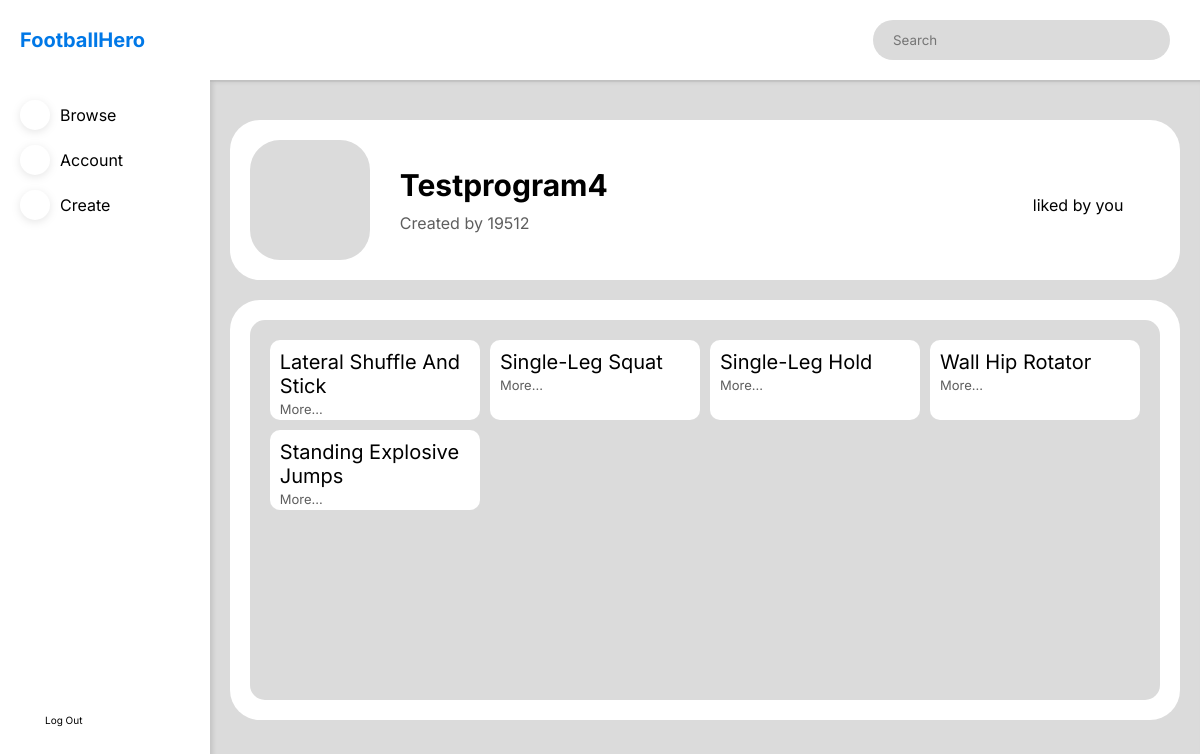
The app's page /program/5 (signed in) with its own data.
### website/models.py (models this page shows)
class Program(db.Model):
    id = db.Column(db.Integer, primary_key=True)
    name = db.Column(db.String(150), nullable=False)
    user_id = db.Column(db.Integer, db.ForeignKey('user.id'), nullable=False)
    description = db.Column(db.String(3000))
    exercises = db.relationship(
        'Exercise',
        secondary=ExerciseProgram,
        backref='exercises'
    )

class User(db.Model, UserMixin):
    id = db.Column(db.Integer, primary_key=True)
    username = db.Column(db.String(150), unique=True, nullable=False)
    email = db.Column(db.String(150), unique=True)
    password = db.Column(db.String(200))
    verified = db.Column(db.Boolean, default=False)
    programs = db.relationship('Program')
    favorites = db.relationship(
        'Program',
        secondary=FavoriteProgram,
        backref=db.backref('favoriteprograms'),
        lazy='dynamic'
    )

class Exercise(db.Model):
    id = db.Column(db.Integer, primary_key=True)
    name = db.Column(db.String(150), nullable=False)
    type_id = db.Column(db.Integer, db.ForeignKey('type.id'), nullable=False)
    Instructions = db.Column(db.String(1000))

### website/dashboard.py (the view)
@dashboard.route('/program/<int:id>')
@login_required
def program(id):
    program_info = db.session\
        .query(
            Program.id,
            Program.name,
            Program.description,
            User.username
        )\
        .join(User)\
        .filter(Program.id == id)\
        .first()
    if not program_info:
        abort(404)
    exercises = Program.query.filter(Program.id == id).first().exercises
    user_id = current_user.id
    user_like = db.session\
        .query(FavoriteProgram)\
        .filter(
            (FavoriteProgram.columns.user_id == int(user_id)) &
            (FavoriteProgram.columns.program_id == int(id))
        )\
        .first()
    if user_like:
        liked_by_user = True
    else:
        liked_by_user = False
    likes = db.session.query(FavoriteProgram).filter(
        (FavoriteProgram.columns.program_id == int(id))).count()
    return render_template(
        'program.html',
        username=current_user.username,
        program_info=program_info,
        exercises=exercises,
        liked_by_user=liked_by_user,
        likes=likes
    )

### website/templates/program.html (shortened to what this page needs)
{% extends 'dashboard_template.html' %}
{% block content %}
<div class="dashboard-body-element dashboard-body-first dashboard-body-program-first">
    <div class="dashboard-body-icon dashboard-body-tag">
        <span class="iconify" data-icon="akar-icons:folder"></span>
    </div>
    <div class='dashboard-program-info-wrapper'>
        <div class="dashboard-body-tag dashboard-body-tag-info">
            <p>{{program_info[1] | capitalize}}</p>
            {% if program_info[3] == username %}
            <p>Created by You</p>
            <div class="dashboard-program-info-settings">
                <span class="iconify" data-icon="carbon:settings"></span>
                <a id='dashboard-program-info-settings-copylink'>copy link</a>
                <a id='dashboard-program-info-settings-deletepost'> delete</a>
            </div>
            {% else %}
            <p>Created by {{program_info[3]}} </p>
            {% endif %}
        </div>
        <div class="dashboard-body-tag dashboard-program-actions-wrapper">
            <div class="dashboard-program-actions dashboard-program-actions-likes">
                {% if liked_by_user == True %}
                {% if likes > 1 %}
                <p id='dashboard-program-actions-like-text'>Liked by you and {{likes - 1}} others</p>
                {% else %}
                <p id='dashboard-program-actions-like-text'>liked by you</p>
                {% endif %}
                {% endif %}
            </div>
        </div>
    </div>
</div>
<div class="dashboard-body-element dashboard-program-exercises-wrapper">
    <div class="dashboard-program-exercises">
        {% for exercise in exercises%}
        <div class="dashboard-program-exercise">
            <p class="dashboard-create-modal-exercisesbody-title">{{exercise.name}}</p>
            <a class="dashboard-create-modal-exercisesbody-link"
                onclick="location.href='/exercise/{{exercise.id}}';">more...</a>
        </div>
        {% endfor %}
    </div>
</div>
{% endblock %}

### website/static/styles.css (style rules this page uses)
* { padding: 0; margin: 0; box-sizing: border-box; font-family: "Inter", "Poppins"; }
:root { --main-color: #0078e7; --secondary-color: #dbdbdb; --background-colour: #ffffff; --text-color-1: #000000; --text-color-2: #5e5e5e; --text-color-3: #ffffff; }
html { scroll-behavior: smooth; }
.dashboard-body-first { margin-top: 40px; }
.dashboard-body-icon { height: 120px; width: 120px; background-color: var(--secondary-color); border-radius: 30px; display: flex; align-items: center; justify-content: center; }
.dashboard-body-icon .iconify { width: 60%; height: 60%; color: var(--text-color-2); }
.dashboard-body-tag p:first-child { margin-bottom: 10px; }
.dashboard-body-element { width: 96%; margin-left: auto; margin-right: auto; background-color: var(--background-colour); padding: 20px; border-radius: 30px; }
.dashboard-body-tag-info p:not(:first-child) { color: var(--text-color-2); }
.dashboard-create-modal-exercisesbody-title { font-size: 20px; }
.dashboard-create-modal-exercisesbody-link { color: var(--text-color-2); font-size: 13px; }
.dashboard-body-tag-info p:first-child { font-size: 30px; font-weight: bold; }
.dashboard-body-program-first { display: flex; align-items: center; }
.dashboard-program-info-wrapper { display: flex; align-items: center; justify-content: space-between; width: 80%; margin-left: 30px; height: 120px; }
.dashboard-program-actions-wrapper { display: flex; gap: 5%; }
.dashboard-program-actions { display: flex; flex-direction: column; align-items: center; gap: 10px; width: 100px; height: 100%; text-align: center; }
.dashboard-program-exercises-wrapper { margin-top: 20px; height: 60%; min-height: 400px; }
.dashboard-program-exercises { height: 100%; width: 100%; border-radius: 15px; padding: 20px; background-color: var(--secondary-color); display: grid; grid-template-columns: 1fr 1fr 1fr 1fr; grid-template-rows: auto; grid-row-gap: 10px; grid-column-gap: 10px; grid-template-rows: repeat(auto-fill, 80px); overflow: scroll; }
.dashboard-program-exercise { background-color: var(--background-colour); height: 80px; width: 100%; padding: 10px; border-radius: 10px; text-transform: capitalize; }

### records on screen
Program: name "Testprogram4"
User: username "19512"
Exercise: name "Lateral Shuffle And Stick"
Exercise: name "Single-Leg Squat"
Exercise: name "Single-Leg Hold"
Exercise: name "Wall Hip Rotator"
Exercise: name "Standing Explosive Jumps"
